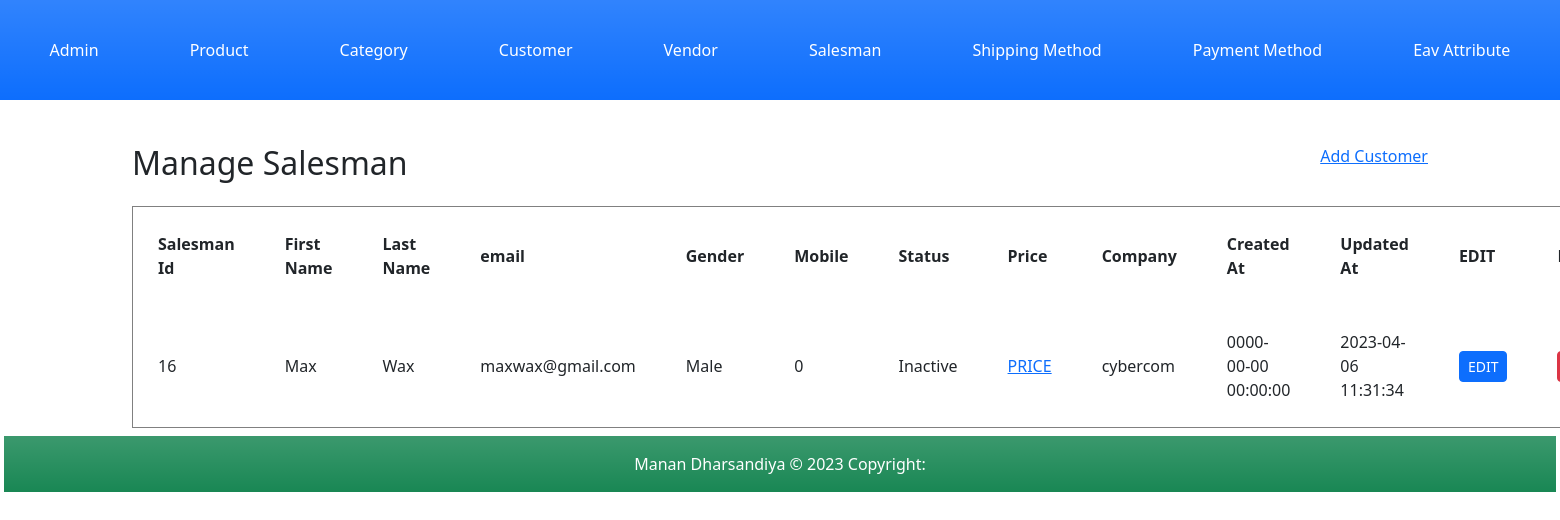
The page /index.php?c=salesman&a=grid on the database its author committed.
### tables this page shows
CREATE TABLE `salesman` (
  `salesman_id` int(11) NOT NULL,
  `first_name` varchar(255) NOT NULL,
  `last_name` varchar(255) NOT NULL,
  `email` varchar(255) NOT NULL,
  `gender` tinyint(4) NOT NULL,
  `mobile` int(10) NOT NULL,
  `status` tinyint(4) NOT NULL,
  `company` varchar(255) NOT NULL,
  `created_at` datetime NOT NULL,
  `updated_at` datetime DEFAULT NULL
);

### Block/Core/Template.php (called while the page is built, shortened)
<?php
class Block_Core_Template extends Model_Core_View
{
	protected $children =  [];
	public function getChildren()
	{
		return $this->children;
	}
	public function addChild($key, $value)
	{
		$this->children[$key] = $value;
		return $this;
	}
}
?>

### Model/Core/View.php (called while the page is built, shortened)
<?php
class Model_Core_View
{
	protected $template = null;
	public function setTemplate($template)
	{
		$this->template = $template;
		return $this;
	}
	public function getTemplate()
	{
		return $this->template;
	}
	public function render()
	{
		require 'View' . DS . $this->getTemplate();
	}
	public function getUrl($action = null, $controller = null, $params = [], $resetParam = false)
	{
		return Ccc::getModel('Core_Url')->getUrl($action, $controller, $params, $resetParam);
	}
}
?>

### Controller/Salesman.php (called while the page is built, shortened)
<?php
class Controller_Salesman extends Controller_Core_Action
{
	public function gridAction()
	{
		try {
			$layout = $this->getLayout();
			$layout->addContent('grid', $layout->createBlock('Salesman_Grid'));
			$layout->render();
		} catch (Exception $e) {
		}
	}
}
?>

### Controller/Core/Front.php (called while the page is built, shortened)
<?php
class Controller_Core_Front
{
	public function init()
	{
		$request = Ccc::getModel('Core_Request');
		$controller = new $controllerClassName();
		$actionName = $request->getActionName().'Action';
		$controller->$actionName();
	}
}
?>

### Index.php (called while the page is built, shortened)
<?php
spl_autoload_register(function ($className) {
    $classPath = str_replace('_', '/', $className);
});
class Ccc
{
	public static function init()
	{
		$front = new Controller_Core_Front();
		$front->init();
	}
	public static function getModel($className)
	{
		return new $className();
	}
}
Ccc::init();
?>

### Model/Core/Url.php (called while the page is built, shortened)
<?php
class Model_Core_Url
{
	public function getUrl($action = null, $controller = null, $params = [], $resetParam = false)
	{
		$request = Ccc::getModel('Core_Request');
		$final = $request->getParams();
		if ($resetParam) {
			$final = [];
		}
		if ($controller) {
			$final['c'] = $controller;
		}
		else {
			$final['c'] = $request->getControllerName();
		}
		if ($action) {
			$final['a'] = $action;
		}
		else {
			$final['a'] = $request->getActionName();
		}
		if ($params) {
			$final = array_merge($final, $params);
		}
		$queryString = http_build_query($final);
		$url = $_SERVER['REQUEST_SCHEME'] . "://" . $_SERVER['HTTP_HOST'] . $_SERVER['SCRIPT_NAME'] . "?" . $queryString;
		return $url;
	}
}
?>

### Model/Core/Request.php (called while the page is built, shortened)
<?php
class Model_Core_Request
{
	public function getParams($key=null, $value=null)
	{
		if ($key == null) {
			return $_GET;
		}
		if (array_key_exists($key, $_GET)) {
			return $_GET[$key];
		}
		return $value;
	}
	public function getControllerName()
	{
		return $this->getParams('c', 'product');
	}
}
?>

### Model/Core/Table.php (called while the page is built, shortened)
<?php
class Model_Core_Table
{
	protected $data = [];
	protected $resource = null;
	public function setResourceClass($resourceClass)
	{
		return $this;
	}
	public function setResource($resource)
	{
		$this->resource = $resource;
		return $this;
	}
	public function getResource()
	{
		if ($this->resource) {
			return $this->resource;
		}
		$resource = new $this->resourceClass();
		return $resource;
	}
	public function setCollectionClass($collectionClass)
	{
		return $this;
	}
	public function setCollection($collection)
	{
		return $this;
	}
	public function getCollection()
	{
		$collection = new $this->collectionClass();
		return $collection;
	}
	public function __get($key)
	{
		if (array_key_exists($key, $this->data)) {
			return $this->data[$key];
		}
		return null;
	}
	public function setData($data)
	{
		$this->data = array_merge($this->data, $data);
		return $this;
	}
	public function fetchAll($query)
	{
		$result = $this->getResource()->fetchAll($query);
		$collection = $this->getCollection()->setData($result);
		return $collection;
	}
}
?>

### Block/Salesman/Grid.php (called while the page is built, shortened)
<?php
class Block_Salesman_Grid extends Block_Core_Template
{
	public function getSalesmen()
	{
		$query = "SELECT * FROM `salesman` ORDER BY `first_name` DESC;";
		$salesmen =  Ccc::getModel('Salesman')->fetchAll($query);
		return $salesmen->getData();
	}
}
?>

### Model/Core/Adapter.php (called while the page is built, shortened)
<?php
class Model_Core_Adapter
{
	public $config = [
		'host' => 'localhost',
		'username' => 'root',
		'password' => '',
		'dbname' => 'newmvc-manan_dharsandiya'
	];
	public function connect(){
		$connect = mysqli_connect(
			$this->config['host'],
			$this->config['username'],
			$this->config['password'],
			$this->config['dbname']
		);
		return $connect;
	}
	public function fetchAll($query){
		$connect = $this->connect();
		$result = mysqli_query($connect, $query);
		if ($result->num_rows > 0) {
			return $result->fetch_all(MYSQLI_ASSOC);
		}
		return false;
	}
}
?>

### Model/Core/Table/Resource.php (called while the page is built, shortened)
<?php
class Model_Core_Table_Resource
{
	public function getAdapter()
	{
		$adapter = Ccc::getModel('Core_Adapter');
		return $adapter;
	}
	public function fetchAll($query)
	{
		return $this->getAdapter()->fetchAll($query);
	}
}
?>

### Model/Core/Table/Collection.php (called while the page is built, shortened)
<?php
class Model_Core_Table_Collection
{
	protected $data = [];
	public function setData($data)
	{
		$this->data = array_merge($this->data, $data);
		return $this;
	}
	public function getData()
	{
		return $this->data;
	}
}
?>

### Model/Salesman.php (called while the page is built, shortened)
<?php
class Model_Salesman extends Model_Core_Table
{
	public function getStatusOptions()
	{
		return [
			self::STATUS_ACTIVE => self::STATUS_ACTIVE_LBL,
			self::STATUS_INACTIVE => self::STATUS_INACTIVE_LBL
		];
	}
	public function getGenderOptions()
	{
		return [
			self::GENDER_MALE => self::GENDER_MALE_LBL,
			self::GENDER_FEMALE => self::GENDER_FEMALE_LBL
		];
	}
	public function getStatusText()
	{
		$statues = $this->getStatusOptions();
		if (array_key_exists($this->status, $statues)) {
			return $statues[$this->status];
		}
		return $statues[self::STATUS_DEFAULT];
	}
	public function getGenderText()
	{
		$genders = $this->getGenderOptions();
		if (array_key_exists($this->gender, $genders)) {
			return $genders[$this->gender];
		}
		return $genders[self::GENDER_DEFAULT];
	}
}
?>

### View/salesman/grid.phtml (the view)
<?php
$salesmen = $this->getSalesmen();
?>
<div class="container">
	<div class="row mb-3">
		<div class="col-md-6">
			<h2>Manage Salesman</h2>
		</div>
			<div class="col-md-6 text-end">
		<a href="<?php echo $this->getUrl('add', null, [], true);?>">Add Customer</a>
	</div>
</div>
<table cellpadding="25%" border="1px">
	<?php if (!$salesmen): ?>
	<tr>
		<td colspan="11" align="center"><b>No data found.</b></td>
	</tr>
	<?php else: ?>
	<tr>
		<th>Salesman Id</th>
		<th>First Name</th>
		<th>Last Name</th>
		<th>email</th>
		<th>Gender</th>
		<th>Mobile</th>
		<th>Status</th>
		<th>Price</th>
		<th>Company</th>
		<th>Created At</th>
		<th>Updated At</th>
		<th>EDIT</th>
		<th>DELETE</th>
	</tr>
	<?php foreach ($salesmen as $salesman) : ?>
	<tr>
		<td><?php echo $salesman->salesman_id; ?></td>
		<td><?php echo $salesman->first_name; ?></td>
		<td><?php echo $salesman->last_name; ?></td>
		<td><?php echo $salesman->email; ?></td>
		<td><?php echo $salesman->getGenderText(); ?></td>
		<td><?php echo $salesman->mobile; ?></td>
		<td><?php echo $salesman->getStatusText(); ?></td>
		<td><a href="<?php echo $this->getUrl('grid', 'salesman_price', ['id'=> $salesman->salesman_id]);?>">PRICE</a></td>
		<td><?php echo $salesman->company; ?></td>
		<td><?php echo $salesman->created_at; ?></td>
		<td><?php echo $salesman->updated_at; ?></td>
		<td><a href="<?php echo $this->getUrl('edit', null, ['id'=> $salesman->salesman_id]);?>"class="btn btn-sm btn-primary">EDIT</a></td>
		<td><a href="<?php echo $this->getUrl('delete', null, ['id'=> $salesman->salesman_id]);?>"class="btn btn-sm btn-danger">DELETE</a></td>
	</tr>
	<?php endforeach; ?>
	<?php endif; ?>
</table>

### View/html/content.phtml
<?php
$children = $this->getChildren();
foreach ($children as $child) {
	$child->render();
}
?>

### rows shown on the page
salesman: salesman_id "16", first_name "Max", last_name "Wax", email "maxwax@gmail.com", gender "Male", mobile "0", status "Inactive", company "cybercom", created_at "0000-00-00 00:00:00", updated_at "2023-04-06 11:31:34"
